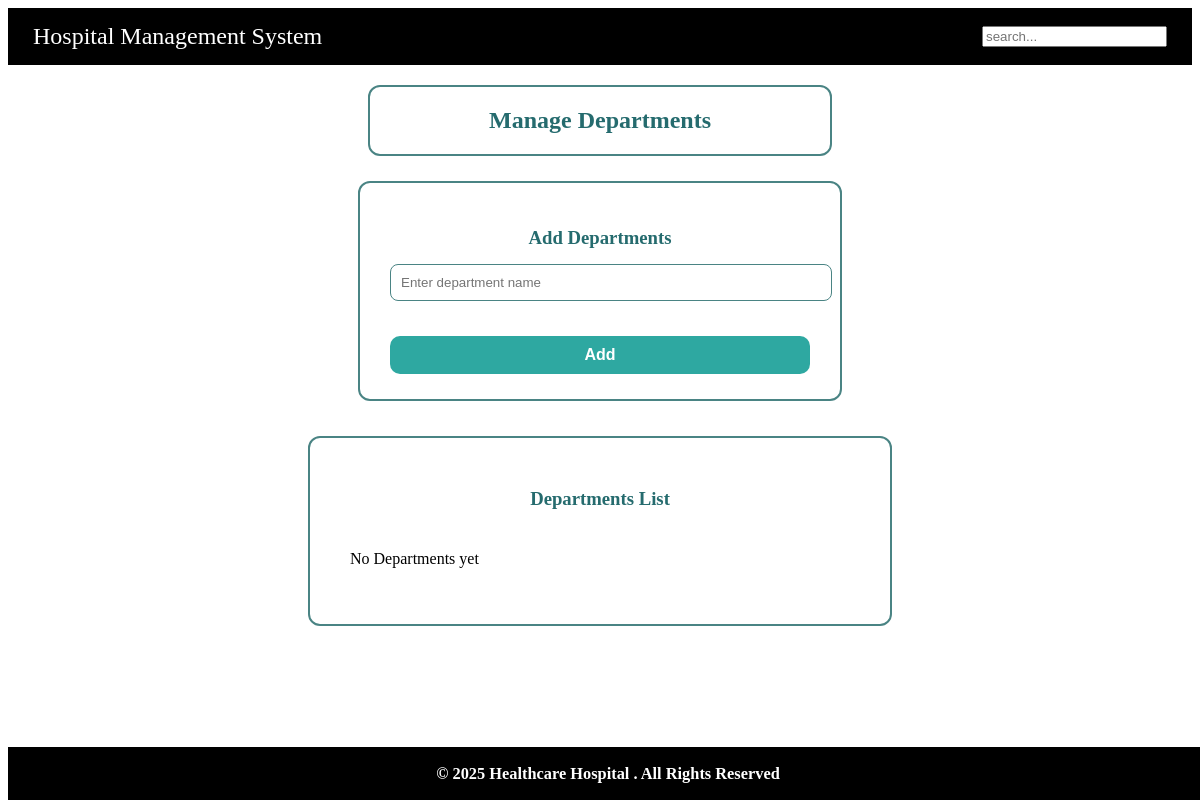
Before: /departments (signed in) with the older database file.
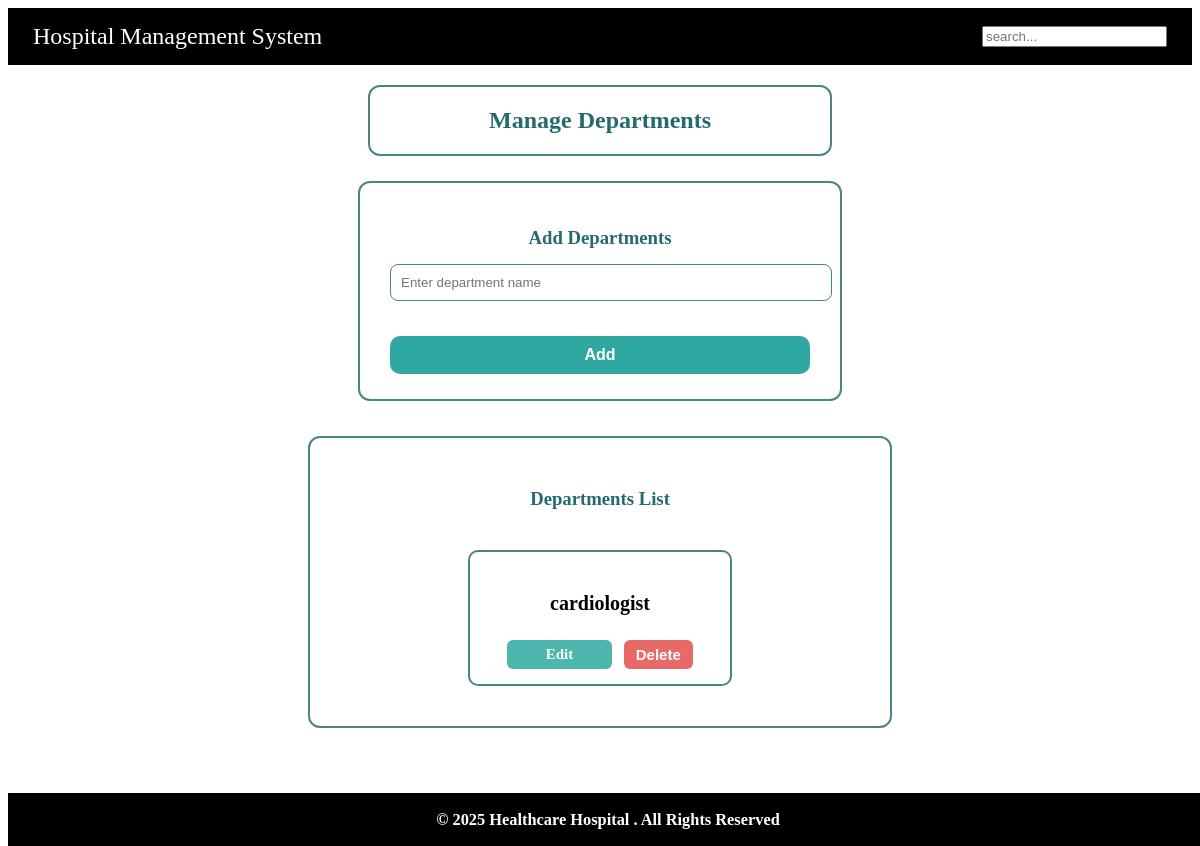
After: the same page with the newer database file.
### app.py (models this page shows)
class Department(db.Model):
    __tablename__='medical_departments'
    id=db.Column(db.Integer,primary_key=True)
    name=db.Column(db.String(100),unique=True,nullable=False)
    description=db.Column(db.Text)
    doctors=db.relationship("User",back_populates="department")

### app.py (the view)
@app.route('/departments')
def departments_page():
    if 'role' not in session or session['role']!='admin':
        return redirect(url_for('login'))
    departments = Department.query.all()
    return render_template('departments.html', departments=departments)

### templates/departments.html (shortened to what this page needs)
{% extends "base.html" %}
{% block content %}
<div class="Department-page-content">
    <div class="Dept-box">
        <h2>Manage Departments</h2>
    </div>
    <section class = "add_department">
        <h3>Add Departments</h3>
        <form action="{{  url_for('add_department')  }}" method="POST" class="dept-form">
            <input type="text" name="dept_name" placeholder="Enter department name" required>
            <button type="submit" class="add-btn">Add </button>
        </form>
    </section>
    <section class="departments-section">
        <h3>Departments List</h3>
        {% if departments %}
        <div class="dept-list">
            {% for d in departments %}
            <div class="dept-card">
                <p><strong>{{ d.name }}</strong></p>
                <div class="dept-buttons">
                    <a href="{{ url_for('edit_department', dept_id=d.id) }}" class="edit-btn">Edit</a>
                    <form action="{{ url_for('delete_department',dept_id=d.id )}} " method="POST" class="delete-form">
                        <button type="submit" class="delete-btn">Delete</button>
                    </form>
                </div>
            </div>
            {% endfor %}
        </div>
        {% else %}
        <p>No Departments yet</p>
        {% endif %}
    </section>
</div>
{% endblock %}

Changed rows visible on the page:
added Department: name "cardiologist"
Other visible differences:
text no longer shown: "No Departments yet"
